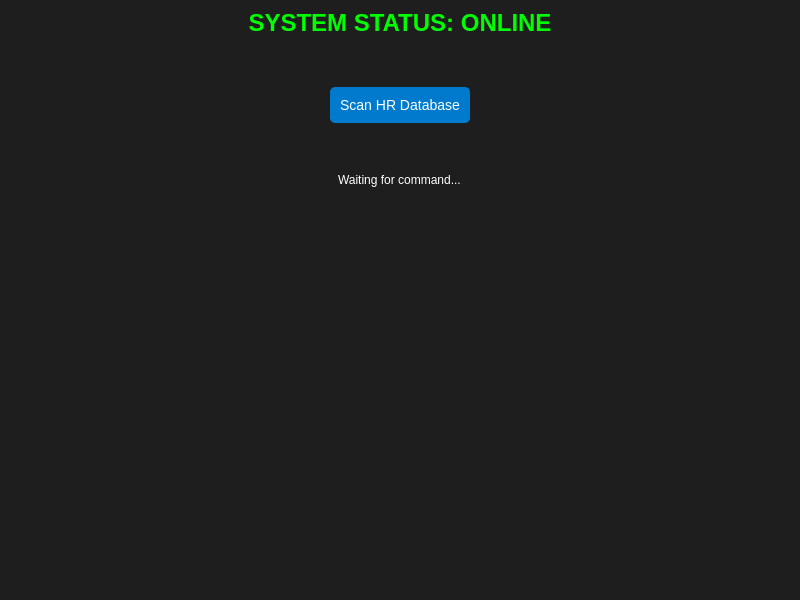
<?xml version="1.0" encoding="UTF-8"?>
<ui version="4.0">
 <class>MainWindow</class>
 <widget class="QMainWindow" name="MainWindow">
  <property name="geometry">
   <rect>
    <x>0</x>
    <y>0</y>
    <width>800</width>
    <height>600</height>
   </rect>
  </property>
  <property name="windowTitle">
   <string>ESDAC - Enterprise Security Dashboard</string>
  </property>
  <property name="styleSheet">
   <string notr="true">background-color: #1e1e1e;
color: white;</string>
  </property>
  <widget class="QWidget" name="centralwidget">
   <layout class="QVBoxLayout" name="verticalLayout_2">
    <item>
     <layout class="QVBoxLayout" name="verticalLayout">
      <property name="spacing">
       <number>50</number>
      </property>
      <item>
       <widget class="QLabel" name="title_lbl">
        <property name="styleSheet">
         <string notr="true">color: #00ff00; font-size: 24px; font-weight: bold;</string>
        </property>
        <property name="text">
         <string>SYSTEM STATUS: ONLINE</string>
        </property>
        <property name="alignment">
         <set>Qt::AlignmentFlag::AlignCenter</set>
        </property>
       </widget>
      </item>
      <item alignment="Qt::AlignmentFlag::AlignHCenter">
       <widget class="QPushButton" name="scan_btn">
        <property name="maximumSize">
         <size>
          <width>400</width>
          <height>16777215</height>
         </size>
        </property>
        <property name="styleSheet">
         <string notr="true">background-color: #007acc;
color: white;
font-size: 14px;
border-radius: 5px;
padding: 10px;</string>
        </property>
        <property name="text">
         <string>Scan HR Database</string>
        </property>
       </widget>
      </item>
      <item alignment="Qt::AlignmentFlag::AlignHCenter">
       <widget class="QLabel" name="result_lbl">
        <property name="maximumSize">
         <size>
          <width>16777215</width>
          <height>400</height>
         </size>
        </property>
        <property name="text">
         <string>Waiting for command...</string>
        </property>
       </widget>
      </item>
      <item>
       <spacer name="verticalSpacer_2">
        <property name="orientation">
         <enum>Qt::Orientation::Vertical</enum>
        </property>
        <property name="sizeHint" stdset="0">
         <size>
          <width>20</width>
          <height>40</height>
         </size>
        </property>
       </spacer>
      </item>
     </layout>
    </item>
   </layout>
  </widget>
  <widget class="QMenuBar" name="menubar">
   <property name="geometry">
    <rect>
     <x>0</x>
     <y>0</y>
     <width>800</width>
     <height>33</height>
    </rect>
   </property>
  </widget>
  <widget class="QStatusBar" name="statusbar"/>
 </widget>
 <resources/>
 <connections/>
</ui>
